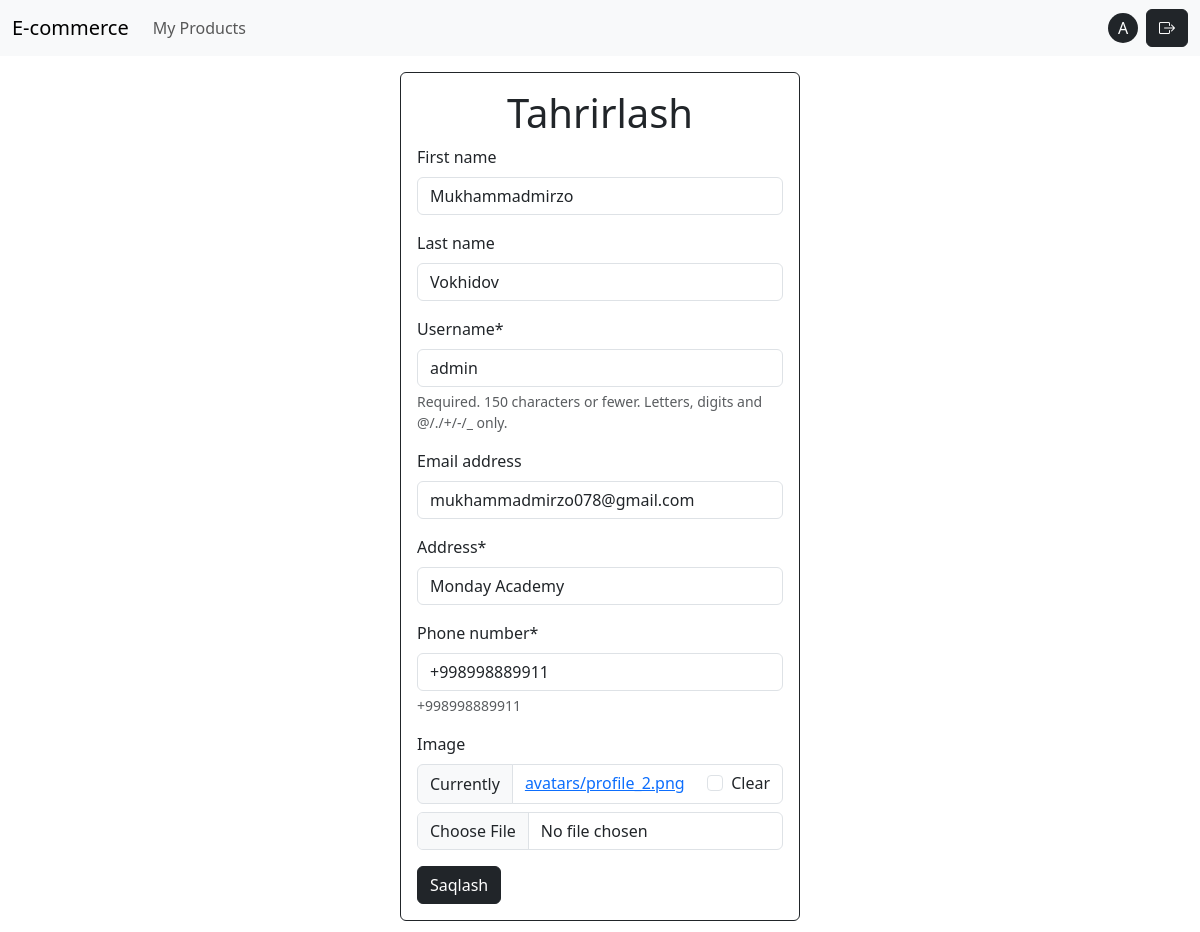
/accounts/profile-edit/ (signed in), run on the app's committed database.
### accounts/models.py (models this page shows, shortened)
class User(AbstractUser):
    class Role(models.TextChoices):
        BUYER = "BUYER", "Buyer"
        SELLER = "SELLER", "Seller"
    role = models.CharField(
        choices=Role.choices,
        default=Role.BUYER
    )
    image = models.ImageField(upload_to="avatars/", null=True, blank=True)
    phone_number = models.CharField(max_length=13, help_text="+998998889911")
    address = models.CharField(max_length=255)

### accounts/views.py (the view, shortened to what this page needs)
# urls.py: path('profile-edit/', views.ProfileUpdateView.as_view(), name="profile_edit"),
class ProfileUpdateView(LoginRequiredMixin, UpdateView):
    model = User
    template_name = "accounts/profile_edit.html"
    form_class =  ProfileForm
    success_url = reverse_lazy("profile_detail")
    def get_object(self):
        return self.request.user

### accounts/forms.py
class ProfileForm(forms.ModelForm):
    class Meta:
        model = User
        fields = ("first_name", "last_name", "username", "email","address", "phone_number", "image")

### templates/accounts/profile_edit.html (shortened to what this page needs)
{% extends 'base.html' %}
{% load crispy_forms_tags %}
{% block body %}
<div class="container border border-dark rounded rouded-4 p-3 col-4 my-3">
    <h1 class="text-center">Tahrirlash</h1>
    <form method="post" enctype="multipart/form-data">
    {{ form|crispy }}
    <button class="btn btn-dark">Saqlash</button>
</form>
</div>
{% endblock body %}

### templates/includes/navbar.html (shortened to what this page needs)
<nav class="navbar navbar-expand-lg bg-body-tertiary">
  <div class="container-fluid">
    <a class="navbar-brand" href="/">E-commerce</a>
    <div class="collapse navbar-collapse" id="navbarSupportedContent">
      <ul class="navbar-nav me-auto mb-2 mb-lg-0">
        <li class="nav-item">
          {% if request.user.is_authenticated and request.user.role == "SELLER" %}
            <a class="nav-link" href="{% url 'seller_products' %}">
              My Products
            </a>
{% endif %}
        </li>
      </ul>
      <div class="right d-flex justify-content-center align-items-center">
        {% if user.is_authenticated %}
         <a href="{% url 'profile_detail' %}" style="width:30px;height:30px;" class="text-decoration-none mx-2 rounded rounded-circle bg-dark text-white d-flex justify-content-center align-items-center">
                {{ user.username|slice:1|title }}
          </a>
          <form method="post" action="{% url 'logout' %}">
            <button class="btn btn-dark"><i class="bi bi-box-arrow-right"></i></button>
          </form>
          {% else %}
          <a class="btn btn-dark mx-2" href="{% url 'login' %}">Login</a>
          <a class="btn btn-secondary" href="{% url 'signup' %}">Signup</a>
          {%endif%}
      </div>
    </div>
  </div>
</nav>

### data on the page
User: username "A", first_name "Mukhammadmirzo", last_name "Vokhidov", username "admin", email "mukhammadmirzo078@gmail.com", address "Monday Academy", phone_number "+998998889911"
